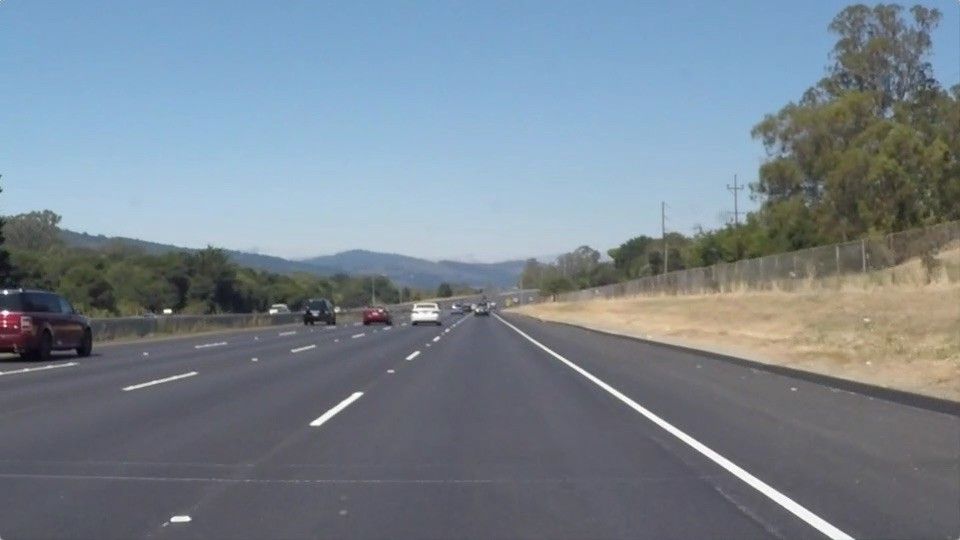
#> input picture pic/road.jpg, 960 x 540 px
$ jupyter execute --allow-errors hough_transform.ipynb   (shell and % lines are left out)
#> lines starting #> are read from the running program, lines starting #| are printed output that depends on the picture; after the words box and inside, x2 and y2 are one past the last pixel; in counts of white or black regions, pixels touching at a corner belong together; long printed decimals are rounded
[cell 1]
from matplotlib import pyplot as plt
import numpy as np
import cv2
from matplotlib import image

[cell 2]
def make_W(img):
    h,w=imgCanny.shape
    # 计算出对角线长度
    d=np.sqrt(w**2+h**2)
    print(f"w:{w} ,h:{h} ,d:{d}")
    #量化范围
    theta=np.linspace(0,np.pi,180)
    rou=np.linspace(-d,d,200)

    # 初始化W矩阵
    # 行为theta 列为rho
    W=np.zeros((180,200),dtype=np.int32)
    # 获取edge的图像
    img_edge_data=np.array(imgCanny)
    print(img_edge_data.shape)
    for i in range(0,h):
        for j in range(0,w):
            # 第i行 第j列
            if img_edge_data[i][j]==255:

                # 对于每一个theta_求出对应的rou_
                theta_=np.linspace(0,np.pi,180)
                # 此处使用的是相对于图片中心的相对坐标
                rou_=(i-h//2)*np.sin(theta)+(j-w//2)*np.cos(theta)

                # 求出theta rou在W中的坐标
                theta_index=np.arange(0,len(theta))

                rou_index=np.zeros_like(rou_,dtype=np.int16)
                for k in range(len(rou_)):
                    # 将rou量化到一定的范围中
                    rou_index[k]=np.argmin(np.abs(rou_[k]-rou))
                # 在对应点累加
                W[theta_index,rou_index]+=1

    return W,imgCanny,(w,h,d)

[cell 3]
def compute_rho_theta_of_lines(W,threshold,img_info_tuple):
    w=img_info_tuple[0]
    h=img_info_tuple[1]
    d=img_info_tuple[2]
    index_=np.where(W>threshold)
    print(f"num_lines:{len(index_[0])}")
    rou_res=[]
    theta_res=[]
    for i in range(len(index_[0])):
        theta_res.append(np.pi/180*index_[0][i])
        rou_res.append(-d+2*d/200*index_[1][i])


    return rou_res,theta_res
def compute_points_in_line(theta_res,rou_res,w,h):
    theta_res=np.array(theta_res)
    rou_res=np.array(rou_res)

    x=w//2+rou_res*np.cos(theta_res)
    y=h//2+rou_res*np.sin(theta_res)
    x1=x-np.sin(theta_res)*500
    x2=x+np.sin(theta_res)*500
    y1=y+np.cos(theta_res)*500
    y2=y-np.cos(theta_res)*500
    # [6 lines of commented-out code are left out]
    line_x=np.column_stack((x1,x2))
    line_y=np.column_stack((y1,y2))
    line_x.astype(np.int16)
    line_y.astype(np.int16)
    return line_x,line_y

[cell 4]
def show_img_done(img,line_x,line_y,linewidth=0.1):
    for i in range(len(line_x)):
        plt.plot(line_x[i],line_y[i],color='b', linestyle='-', linewidth=linewidth)
    plt.imshow(img)
    plt.show()

[cell 5]
img_path="./../pic/road.jpg"
# preprocess

img = cv2.imread(img_path)
#> img is the input picture: shape (540, 960, 3); mean B, G, R 143.7, 132.5, 120.3
img[:400,:]=0
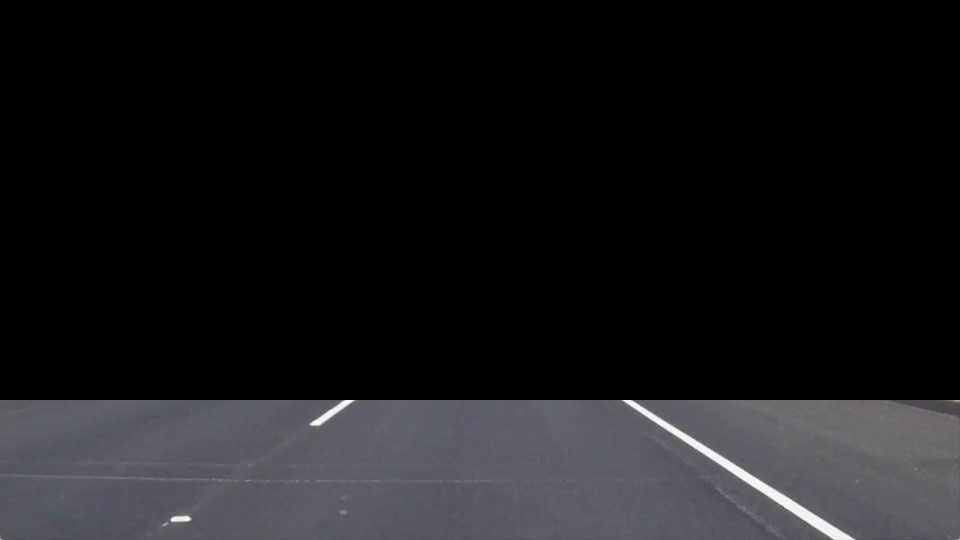
#> img: shape (540, 960, 3); mean B, G, R 27.2, 24.9, 24.9
imgGray = cv2.cvtColor(img,cv2.COLOR_BGR2GRAY)
imgCanny = cv2.Canny(imgGray,150,200)
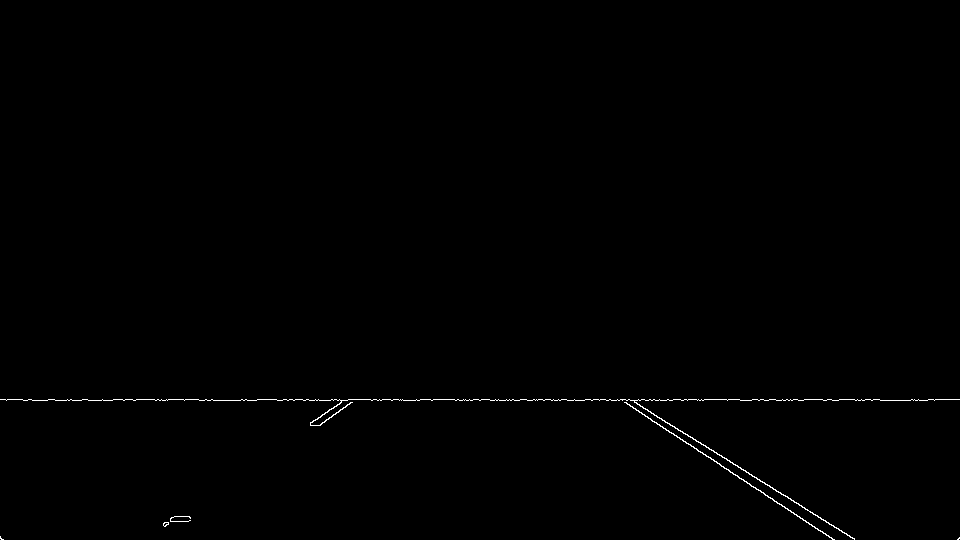
#> imgCanny: shape (540, 960); 0.36% white in thin lines or dots, all inside (x1, y1, x2, y2) = (0, 399, 960, 540)
threshold=400
W,imgCanny,img_info_tuple=make_W(img_path)
#| w:960 ,h:540 ,d:1101.454
#| (540, 960)
#> after the loop in make_W, `for i in range(0,h):`:
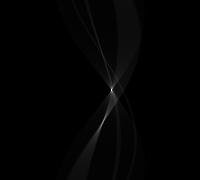
#> W: shape (180, 200) int32; min 0, max 880, mean 9.3; drawn with min black and max white
#> img_info_tuple = (960, 540, 1101.5)
rou_res,theta_res=compute_rho_theta_of_lines(W,threshold,img_info_tuple)
#> in compute_rho_theta_of_lines, `w=img_info_tuple[0]`: w = 960
#> in compute_rho_theta_of_lines, `h=img_info_tuple[1]`: h = 540
#> in compute_rho_theta_of_lines, `d=img_info_tuple[2]`: d = 1101.5
#> in compute_rho_theta_of_lines, `index_=np.where(W>threshold)`: index_ = 13 positions, rows 88 to 125, columns 101 to 112
#| num_lines:13
#> the loop in compute_rho_theta_of_lines, `for i in range(len(index_[0])):` made 13 passes
#> after the loop in compute_rho_theta_of_lines, `for i in range(len(index_[0])):`: rou_res = [121.2, 132.2, 121.2, 121.2, 121.2, 132.2, 44.06, 44.06, 33.04, 22.03, 22.03, 11.01, 11.01]; theta_res = [1.54, 1.54, 1.55, 1.57, 1.59, 1.59, 2.06, 2.08, 2.09, 2.13, 2.15, 2.16, 2.18]
line_x,line_y=compute_points_in_line(theta_res,rou_res,img_info_tuple[0],img_info_tuple[1])
#> in compute_points_in_line, `x=w//2+rou_res*np.cos(theta_res)`: x = [484.2, 484.6, 482.1, 480, 477.9, 477.7, 459.3, 458.6, 463.5, 468.3, 468, 473.8, 473.7]
#> in compute_points_in_line, `y=h//2+rou_res*np.sin(theta_res)`: y = [391.1, 402.1, 391.1, 391.2, 391.1, 402.2, 308.9, 308.5, 298.6, 288.7, 288.5, 279.1, 279]
#> in compute_points_in_line, `x1=x-np.sin(theta_res)*500`: x1 = [-15.47, -15.08, -17.81, -20, -22.04, -22.23, 17.84, 21.33, 30.47, 44.3, 48.67, 59.32, 64.11]
#> in compute_points_in_line, `x2=x+np.sin(theta_res)*500`: x2 = [983.9, 984.3, 982, 980, 977.8, 977.6, 900.8, 896, 896.5, 892.4, 887.3, 888.4, 883.3]
#> in compute_points_in_line, `y1=y+np.cos(theta_res)*500`: y1 = [408.5, 419.5, 399.9, 391.2, 382.4, 393.4, 74.17, 66.13, 48.62, 23.72, 16.16, -0.465, -7.77]
#> in compute_points_in_line, `y2=y-np.cos(theta_res)*500`: y2 = [373.6, 384.6, 382.4, 391.2, 399.9, 410.9, 543.6, 550.9, 548.6, 553.6, 560.8, 558.7, 565.8]
#> in compute_points_in_line, `line_x=np.column_stack((x1,x2))`: line_x = 13 rows, first 8: [-15.47, 983.9], [-15.08, 984.3], [-17.81, 982], [-20, 980], [-22.04, 977.8], [-22.23, 977.6], [17.84, 900.8], [21.33, 896]
#> in compute_points_in_line, `line_y=np.column_stack((y1,y2))`: line_y = 13 rows, first 8: [408.5, 373.6], [419.5, 384.6], [399.9, 382.4], [391.2, 391.2], [382.4, 399.9], [393.4, 410.9], [74.17, 543.6], [66.13, 550.9]
show_img_done(img,line_x,line_y,1)
#> the loop in show_img_done, `for i in range(len(line_x)):` made 13 passes
#> in show_img_done, `plt.show()`:
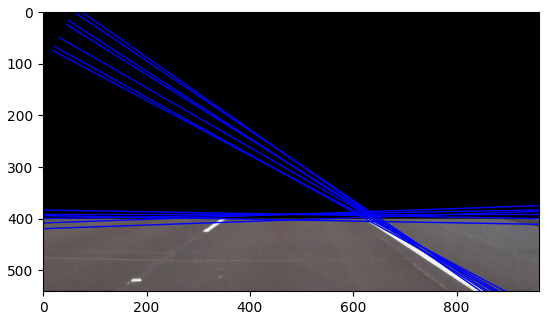
#> figure drawn by matplotlib, 1 panel; B, G, R data is drawn as R, G, B

[cell 6]
plt.subplot(1,2,1)
plt.imshow(imgCanny)
plt.subplot(1,2,2)
plt.imshow(W)

[cell 7]
plt.scatter(theta_res,rou_res)
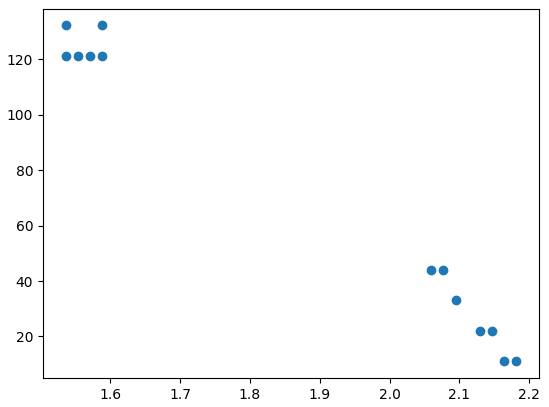
#> figure drawn by matplotlib, 1 panel

[cell 8]
data_to_be_cluster=np.stack((theta_res,rou_res),axis=1)
#> data_to_be_cluster = 13 rows, first 8: [1.54, 121.2], [1.54, 132.2], [1.55, 121.2], [1.57, 121.2], [1.59, 121.2], [1.59, 132.2], [2.06, 44.06], [2.08, 44.06]
cluster=(data_to_be_cluster-np.mean(data_to_be_cluster,axis=0))/np.std(data_to_be_cluster,axis=0)
#> cluster = 13 rows, first 8: [-1.16, 0.984], [-1.16, 1.2], [-1.1, 0.984], [-1.04, 0.984], [-0.979, 0.984], [-0.979, 1.2], [0.697, -0.56], [0.759, -0.56]
cluster
#> Out has the same summary as cluster

[cell 9]
plt.scatter(data_to_be_cluster[:,0],cluster[:,1])
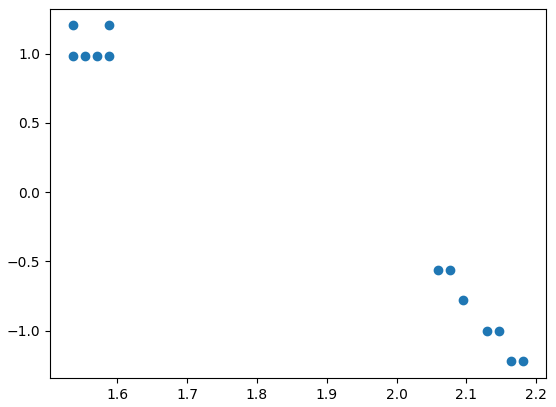
#> figure drawn by matplotlib, 1 panel

[cell 10]
# 分类的数目
N = 2
# 迭代数目
num_iter = 50

num_data = data_to_be_cluster.shape[0]
#> num_data = 13

# 随机抽选作为初始center
index = np.random.choice(num_data, N)
#> index = [12, 5]
centers = data_to_be_cluster[index]
#> centers = [[2.18, 11.01], [1.59, 132.2]]

assignment = np.zeros(num_data, dtype=np.int16) - 1

for i in range(num_iter):
    for j in range(num_data):
        errors=np.sum((data_to_be_cluster[j] - centers) ** 2,axis=1)
        assignment[j] = np.argmin(errors)

    for k in range(len(centers)):
        # 获取属于该分类的点
        filt = assignment == k
        if len(data_to_be_cluster[filt])!=0:
            new_center=np.mean(data_to_be_cluster[filt], axis=0)
            centers[k] = new_center
#> after the loop, assignment = [1, 1, 1, 1, 1, 1, 0, 0, 0, 0, 0, 0, 0]; centers = [[2.12, 26.75], [1.56, 124.8]]

[cell 11]
print(assignment)
#| [1 1 1 1 1 1 0 0 0 0 0 0 0]

[cell 12]
scatter_x = data_to_be_cluster.T[0]
#> scatter_x has the same summary as theta_res in compute_rho_theta_of_lines
scatter_y = data_to_be_cluster.T[1]
#> scatter_y has the same summary as rou_res in compute_rho_theta_of_lines
group = assignment
#> group = [1, 1, 1, 1, 1, 1, 0, 0, 0, 0, 0, 0, 0]
cdict = {0:'blue', 1:'pink', 2: 'red', 3: 'green',4: 'indigo', 5: 'orange', 6: 'black',7: 'darkred'}

fig, ax = plt.subplots()
for g in np.unique(group):
    ix = np.where(group == g)
    ax.scatter(scatter_x[ix], scatter_y[ix], c = cdict[g], label = g, s = 100)
#> this loop made 2 passes
#> ix on passes 1 to 2: ([6, 7, 8, 9, 10, 11, 12],), ([0, 1, 2, 3, 4, 5],)
ax.legend()
plt.show()

[cell 13]
centers
#> Out = [[2.12, 26.75], [1.56, 124.8]]

[cell 14]
line_x,line_y=compute_points_in_line(centers.T[0],centers.T[1],img_info_tuple[0],img_info_tuple[1])
#> line_x = [[40, 892], [-18.89, 981.1]]; line_y = [[31.01, 554.6], [399.2, 390.5]]
#> (the rest of this cell did not finish here and is left out)

#> the loop in show_img_done (call 2), `for i in range(len(line_x)):` made 2 passes

$ run again, with pic/montain.jpg copied over pic/road.jpg
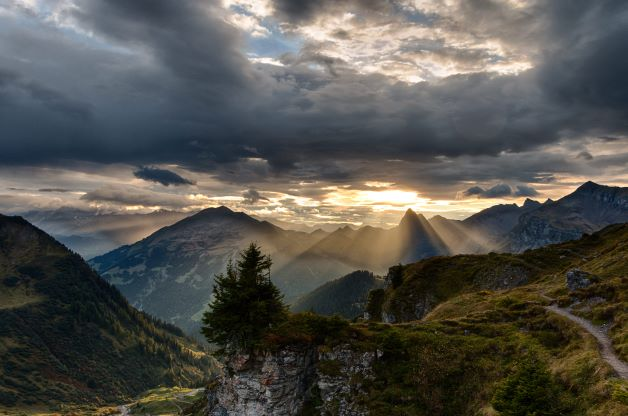
#> input picture pic/montain.jpg, 628 x 416 px
#> img is the input picture: shape (416, 628, 3); mean B, G, R 77.4, 82.7, 83.7
#> imgCanny: shape (416, 628); 0.54% white in thin lines or dots, all inside (x1, y1, x2, y2) = (0, 399, 628, 416)
#| w:628 ,h:416 ,d:753.286
#| (416, 628)
#> after the loop in make_W, `for i in range(0,h):`:
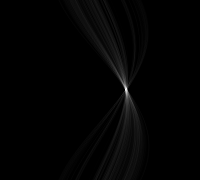
#> W: shape (180, 200) int32; min 0, max 607, mean 7; drawn with min black and max white
#> img_info_tuple = (628, 416, 753.3)
#> in compute_rho_theta_of_lines, `w=img_info_tuple[0]`: w = 628
#> in compute_rho_theta_of_lines, `h=img_info_tuple[1]`: h = 416
#> in compute_rho_theta_of_lines, `d=img_info_tuple[2]`: d = 753.3
#> index_ = 12 positions, rows 86 to 93, columns 125 to 126
#| num_lines:12
#> the loop in compute_rho_theta_of_lines, `for i in range(len(index_[0])):` made 12 passes
#> after the loop in compute_rho_theta_of_lines, `for i in range(len(index_[0])):`: rou_res = [188.3, 188.3, 195.9, 188.3, 195.9, 188.3, 195.9, 188.3, 195.9, 195.9, 195.9, 195.9]; theta_res = [1.5, 1.52, 1.52, 1.54, 1.54, 1.55, 1.55, 1.57, 1.57, 1.59, 1.61, 1.62]
#> x = [327.1, 323.9, 324.3, 320.6, 320.8, 317.3, 317.4, 314, 314, 310.6, 307.2, 303.7]
#> y = [395.9, 396.1, 403.6, 396.2, 403.7, 396.3, 403.8, 396.3, 403.9, 403.8, 403.7, 403.6]
#> x1 = [-171.6, -175.5, -175.1, -179.1, -178.9, -182.6, -182.5, -186, -186, -189.3, -192.5, -195.6]
#> x2 = [825.9, 823.2, 823.6, 820.3, 820.5, 817.2, 817.3, 814, 814, 810.5, 806.9, 803.1]
#> y1 = [430.7, 422.2, 429.8, 413.7, 421.2, 405, 412.6, 396.3, 403.9, 395.1, 386.3, 377.4]
#> y2 = [361, 369.9, 377.4, 378.8, 386.3, 387.6, 395.1, 396.3, 403.9, 412.6, 421.2, 429.8]
#> in compute_points_in_line, `line_x=np.column_stack((x1,x2))`: line_x = [[-171.6, 825.9], [-175.5, 823.2], [-175.1, 823.6], [-179.1, 820.3], [-178.9, 820.5], [-182.6, 817.2], [-182.5, 817.3], [-186, 814], [-186, 814], [-189.3, 810.5], [-192.5, 806.9], [-195.6, 803.1]]
#> in compute_points_in_line, `line_y=np.column_stack((y1,y2))`: line_y = [[430.7, 361], [422.2, 369.9], [429.8, 377.4], [413.7, 378.8], [421.2, 386.3], [405, 387.6], [412.6, 395.1], [396.3, 396.3], [403.9, 403.9], [395.1, 412.6], [386.3, 421.2], [377.4, 429.8]]
#> the loop in show_img_done, `for i in range(len(line_x)):` made 12 passes
#> data_to_be_cluster = [[1.5, 188.3], [1.52, 188.3], [1.52, 195.9], [1.54, 188.3], [1.54, 195.9], [1.55, 188.3], [1.55, 195.9], [1.57, 188.3], [1.57, 195.9], [1.59, 195.9], [1.61, 195.9], [1.62, 195.9]]
#> cluster = [[-1.56, -1.18], [-1.07, -1.18], [-1.07, 0.845], [-0.573, -1.18], [-0.573, 0.845], [-0.0819, -1.18], [-0.0819, 0.845], [0.41, -1.18], [0.41, 0.845], [0.901, 0.845], [1.39, 0.845], [1.88, 0.845]]
#> `cluster`: Out has the same summary as cluster
#> `[cell 9] plt.scatter(data_to_be_cluster[:,0],cluster[:,1])`:
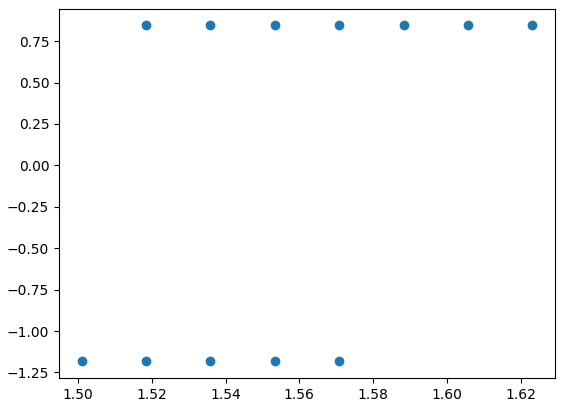
#> figure drawn by matplotlib, 1 panel
#> `centers = data_to_be_cluster[index]`: centers = [[1.55, 188.3], [1.5, 188.3]]
#> after the loop `for i in range(num_iter):`: assignment = [1, 1, 0, 1, 0, 1, 0, 1, 0, 0, 0, 0]; centers = [[1.57, 195.9], [1.54, 188.3]]
#| [1 1 0 1 0 1 0 1 0 0 0 0]
#> scatter_x has the same summary as theta_res in compute_rho_theta_of_lines
#> scatter_y has the same summary as rou_res in compute_rho_theta_of_lines
#> group = [1, 1, 0, 1, 0, 1, 0, 1, 0, 0, 0, 0]
#> the loop `for g in np.unique(group):` made 2 passes
#> ix on passes 1 to 2: ([2, 4, 6, 8, 9, 10, 11],), ([0, 1, 3, 5, 7],)
#> `centers`: Out = [[1.57, 195.9], [1.54, 188.3]]
#> `line_x,line_y=compute_points_in_line(centers.T[0],centers.T[1],img_inf..`: line_x = [[-186, 814], [-179.1, 820.3]]; line_y = [[403.9, 403.9], [413.7, 378.8]]
#> the loop in show_img_done (call 2), `for i in range(len(line_x)):` made 2 passes
